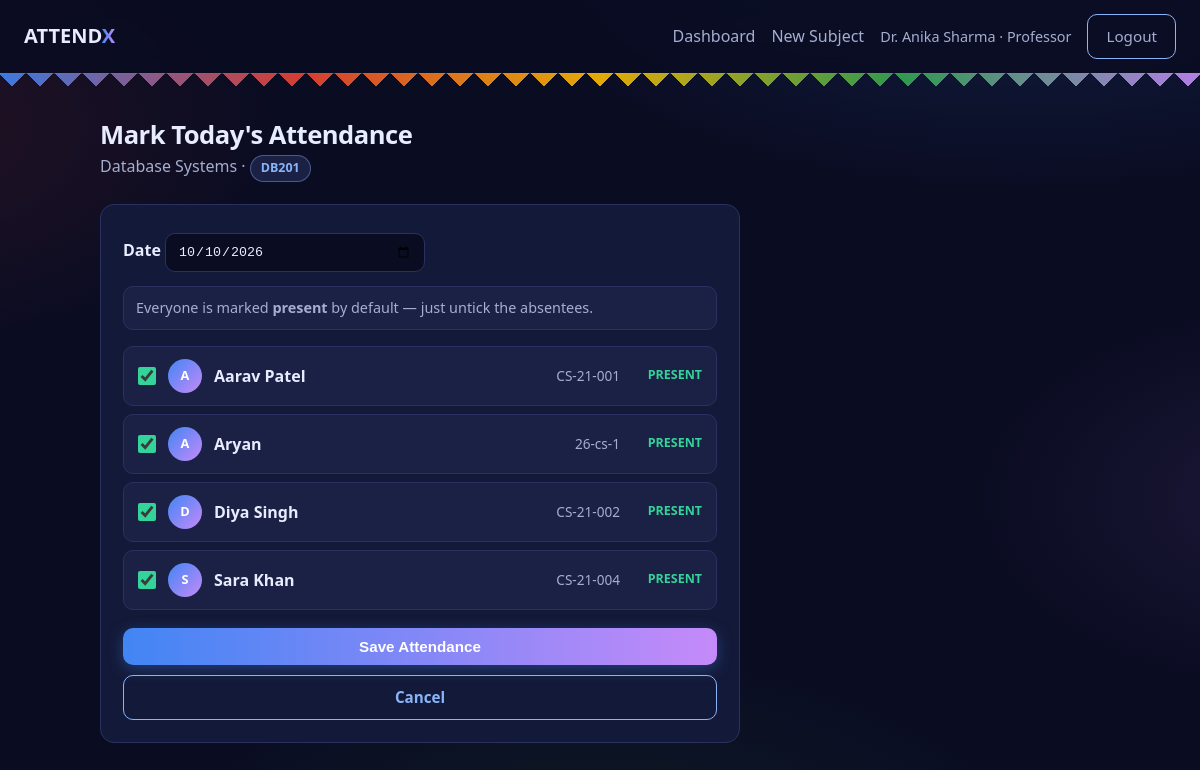
The page /prof/subject/2/mark (signed in) on the database its author committed.
### tables this page shows
CREATE TABLE subjects (
    id INTEGER PRIMARY KEY AUTOINCREMENT,
    prof_id INTEGER NOT NULL REFERENCES professors(id) ON DELETE CASCADE,
    name TEXT NOT NULL,
    code TEXT UNIQUE NOT NULL,
    min_attendance_pct REAL NOT NULL DEFAULT 75
);

CREATE TABLE students (
    id INTEGER PRIMARY KEY AUTOINCREMENT,
    username TEXT UNIQUE NOT NULL,
    password_hash TEXT NOT NULL,
    name TEXT NOT NULL,
    roll_no TEXT NOT NULL
);

### app.py (the view, shortened to what this page needs)
@app.route("/prof/subject/<int:subject_id>/mark", methods=["GET", "POST"])
@login_required("prof")
def mark_attendance(subject_id):
    subject = get_own_subject(subject_id)
    if not subject:
        flash("Subject not found.", "error")
        return redirect(url_for("prof_dashboard"))
    db = get_db()
    students = db.execute(
        """
        SELECT st.id, st.name, st.roll_no
        FROM students st
        JOIN enrollments en ON en.student_id = st.id
        WHERE en.subject_id = ?
        ORDER BY st.name COLLATE NOCASE
        """,
        (subject_id,),
    ).fetchall()
    if not students:
        flash("No students enrolled yet — add some first.", "error")
        return redirect(url_for("subject_detail", subject_id=subject_id))
    today = date.today().isoformat()
    existing = db.execute(
        "SELECT id FROM attendance_sessions WHERE subject_id = ? AND session_date = ?",
        (subject_id, today),
    ).fetchone()
    if existing:
        flash("Attendance for today is already marked — opening it for edit.", "info")
        return redirect(url_for("edit_session", session_id=existing["id"]))
    return render_template(
        "mark_form.html",
        subject=subject,
        students=students,
        session_date=today,
        present_ids={st["id"] for st in students},
        editing=False,
    )

### app.py (called while the page is built)
def get_db():
    if "db" not in g:
        g.db = sqlite3.connect(DB_PATH)
        g.db.row_factory = sqlite3.Row
        g.db.execute("PRAGMA foreign_keys = ON")
    return g.db

def login_required(role):
    def decorator(view):
        @wraps(view)
        def wrapped(*args, **kwargs):
            if session.get("role") != role:
                flash("Please log in first.", "error")
                return redirect(url_for("prof_login" if role == "prof" else "student_login"))
            return view(*args, **kwargs)
        return wrapped
    return decorator

def get_own_subject(subject_id):
    return get_db().execute(
        "SELECT * FROM subjects WHERE id = ? AND prof_id = ?",
        (subject_id, session["user_id"]),
    ).fetchone()

### templates/mark_form.html (shortened to what this page needs)
{% extends "base.html" %}
{% block content %}
<div class="page-head">
  <div>
    <h1>{{ 'Edit Attendance' if editing else "Mark Today's Attendance" }}</h1>
    <p class="muted">{{ subject.name }} · <span class="badge badge-code">{{ subject.code }}</span></p>
  </div>
</div>
<div class="card mark-card">
  <form method="post">
    {% if editing %}
      <p class="date-line">Date: <strong>{{ session_date }}</strong></p>
    {% else %}
      <label class="date-line">Date
        <input type="date" name="session_date" value="{{ session_date }}" required>
      </label>
    {% endif %}
    <p class="hint">Everyone is marked <strong>present</strong> by default — just untick the absentees.</p>
    <div class="student-list">
      {% for st in students %}
      <label class="student-row">
        <input type="checkbox" name="present" value="{{ st.id }}"
               {% if st.id in present_ids %}checked{% endif %}>
        <span class="avatar">{{ st.name[0]|upper }}</span>
        <span class="st-name">{{ st.name }}</span>
        <span class="st-roll">{{ st.roll_no }}</span>
        <span class="st-status {{ 'present' if st.id in present_ids else 'absent' }}"
              data-present="Present" data-absent="Absent"></span>
      </label>
      {% endfor %}
    </div>
    <div class="form-actions">
      <button class="btn btn-primary btn-block">
        {{ 'Save Changes' if editing else 'Save Attendance' }}
      </button>
      <a class="btn btn-outline btn-block" href="{{ url_for('subject_detail', subject_id=subject.id) }}">Cancel</a>
    </div>
  </form>
</div>
{% endblock %}

### static/style.css (style rules this page uses)
:root { --bg: #0a0c22; --card: #131938; --card2: #1a2145; --text: #e8ecff; --muted: #a6aecf; --accent: #8ab4f8; --accent2: #c58af9; --green: #34d399; --amber: #fbbf24; --red: #f87171; --border: #2a3160; --radius: 14px; --g-blue: #4285f4; --g-red: #ea4335; --g-yellow: #fbbc05; --g-green: #34a853; }
* { box-sizing: border-box; margin: 0; padding: 0; }
body { font-family: "Segoe UI", system-ui, -apple-system, sans-serif; background: radial-gradient(1000px 500px at 85% -10%, rgba(66, 133, 244, 0.18) 0%, transparent 55%), radial-gradient(800px 450px at -10% 15%, rgba(234, 67, 53, 0.12) 0%, transparent 50%), radial-gradient(900px 500px at 50% 110%, rgba(52, 168, 83, 0.12) 0%, transparent 55%), radial-gradient(700px 400px at 110% 60%, rgba(197, 138, 249, 0.10) 0%, transparent 50%), var(--bg); color: var(--text); min-height: 100vh; line-height: 1.5; }
a { color: var(--accent); text-decoration: none; }
.page-head { display: flex; justify-content: space-between; align-items: flex-start; gap: 16px; flex-wrap: wrap; margin-bottom: 22px; }
.page-head h1 { font-size: 1.6rem; letter-spacing: -0.5px; }
.card { background: var(--card); border: 1px solid var(--border); border-radius: var(--radius); padding: 22px; margin-bottom: 18px; }
.btn { display: inline-block; padding: 10px 18px; border-radius: 10px; font-weight: 600; font-size: 0.95rem; border: none; cursor: pointer; text-align: center; transition: opacity .15s ease, transform .1s ease; }
.btn-primary { background: linear-gradient(90deg, var(--g-blue), var(--accent2)); color: #fff; box-shadow: 0 4px 16px rgba(66, 133, 244, 0.35); }
.btn-outline { background: transparent; color: var(--accent); border: 1px solid var(--accent); }
.btn-block { display: block; width: 100%; }
.badge { display: inline-block; padding: 3px 10px; border-radius: 999px; font-size: 0.78rem; font-weight: 600; background: var(--card2); color: var(--muted); border: 1px solid var(--border); white-space: nowrap; }
.badge-code { color: var(--accent); border-color: rgba(138, 180, 248, 0.4); }
.mark-card { max-width: 640px; }
.date-line { display: block; margin-bottom: 14px; font-weight: 600; }
.date-line input { margin-top: 6px; width: 100%; max-width: 260px; padding: 10px 12px; background: var(--bg); border: 1px solid var(--border); border-radius: 10px; color: var(--text); }
.hint { color: var(--muted); font-size: 0.9rem; margin-bottom: 16px; padding: 10px 12px; background: var(--card2); border-radius: 10px; border: 1px solid var(--border); }
.student-list { display: flex; flex-direction: column; gap: 8px; margin-bottom: 18px; }
.student-row { display: flex; align-items: center; gap: 12px; padding: 12px 14px; background: var(--card2); border: 1px solid var(--border); border-radius: 10px; cursor: pointer; transition: border-color .12s ease; }
.student-row input { width: 18px; height: 18px; accent-color: var(--green); cursor: pointer; }
.st-name { font-weight: 600; flex: 1; }
.st-roll { color: var(--muted); font-size: 0.85rem; }
.st-status { font-size: 0.78rem; font-weight: 700; min-width: 70px; text-align: right; }
.st-status.present { color: var(--green); }
.st-status.present::after { content: "PRESENT"; }
.form-actions { display: flex; flex-direction: column; gap: 10px; }
.muted { color: var(--muted); }
.avatar { width: 34px; height: 34px; border-radius: 50%; flex-shrink: 0; display: inline-flex; align-items: center; justify-content: center; background: linear-gradient(135deg, var(--g-blue), var(--accent2)); color: #fff; font-size: 0.8rem; font-weight: 700; }

### rows shown on the page
subjects: name "Database Systems", code "DB201"
students: present "☑", name "A", name "Aarav Patel", roll_no "CS-21-001"
students: present "☑", name "A", name "Aryan", roll_no "26-cs-1"
students: present "☑", name "D", name "Diya Singh", roll_no "CS-21-002"
students: present "☑", name "S", name "Sara Khan", roll_no "CS-21-004"

### other values the page prints
{{ session.get('name') }} "Dr. Anika Sharma"
{{ 'Edit Attendance' if editing else "Mark Today's Attendance" }} "Mark Today's Attendance"
{{ 'Save Changes' if editing else 'Save Attendance' }} "Save Attendance"
